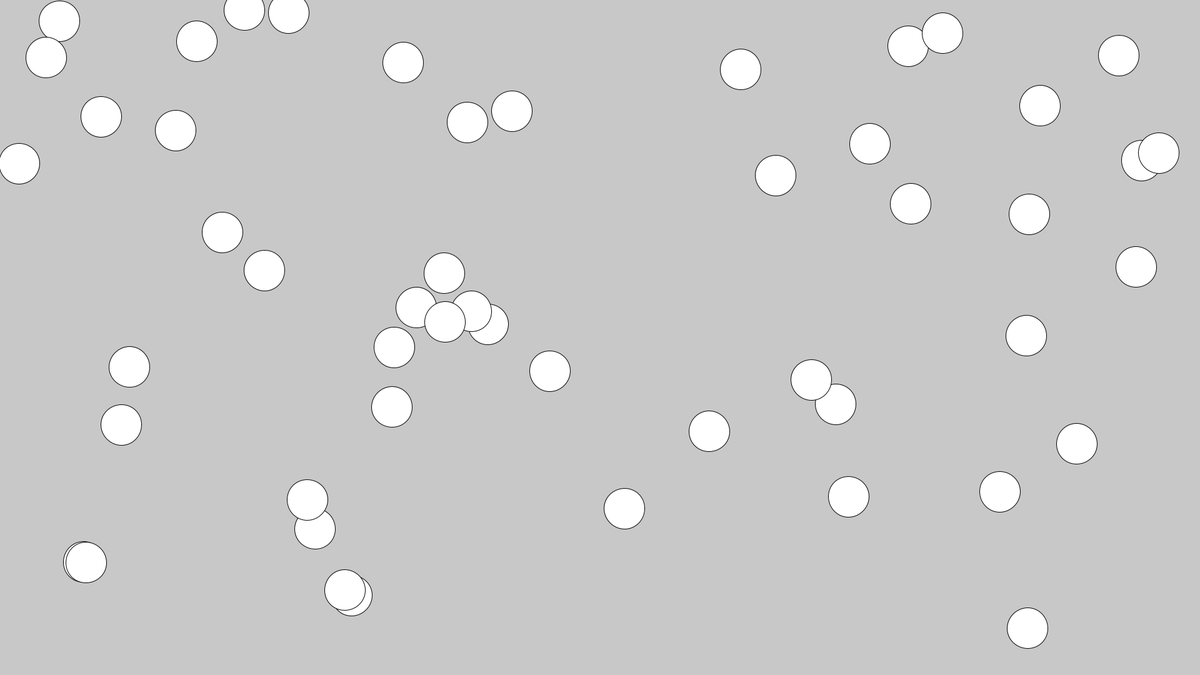
Frame 1 (no input)
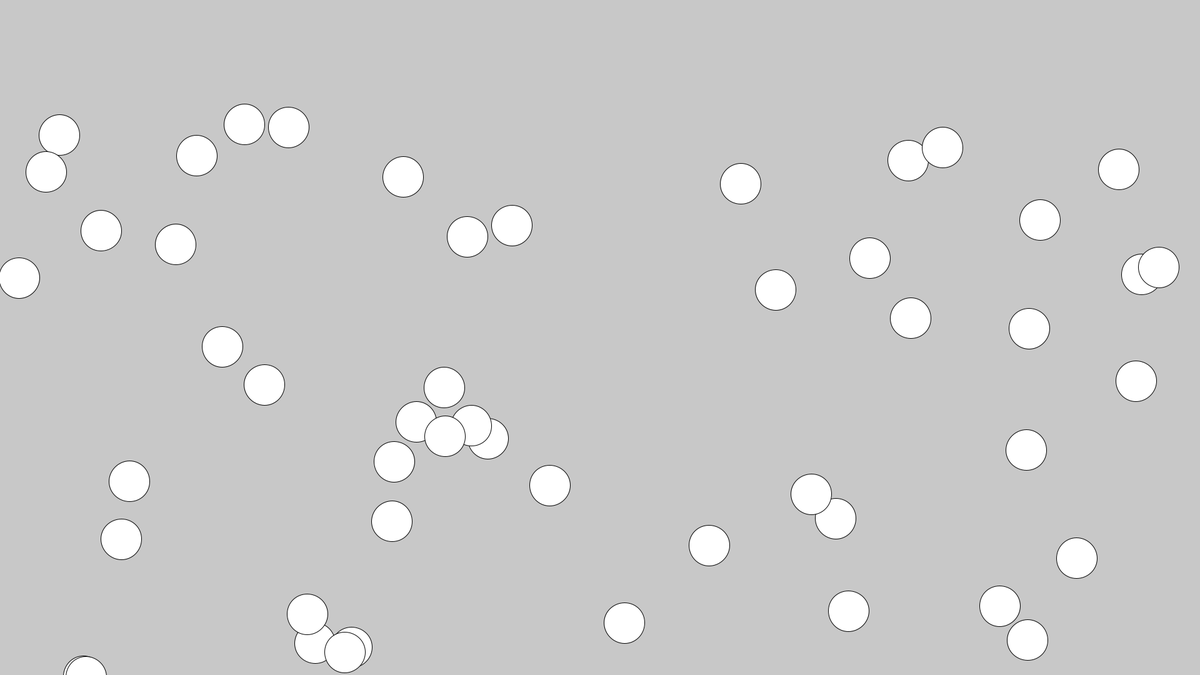
Frame 60 (the mouse pressed at the canvas centre just before this capture)
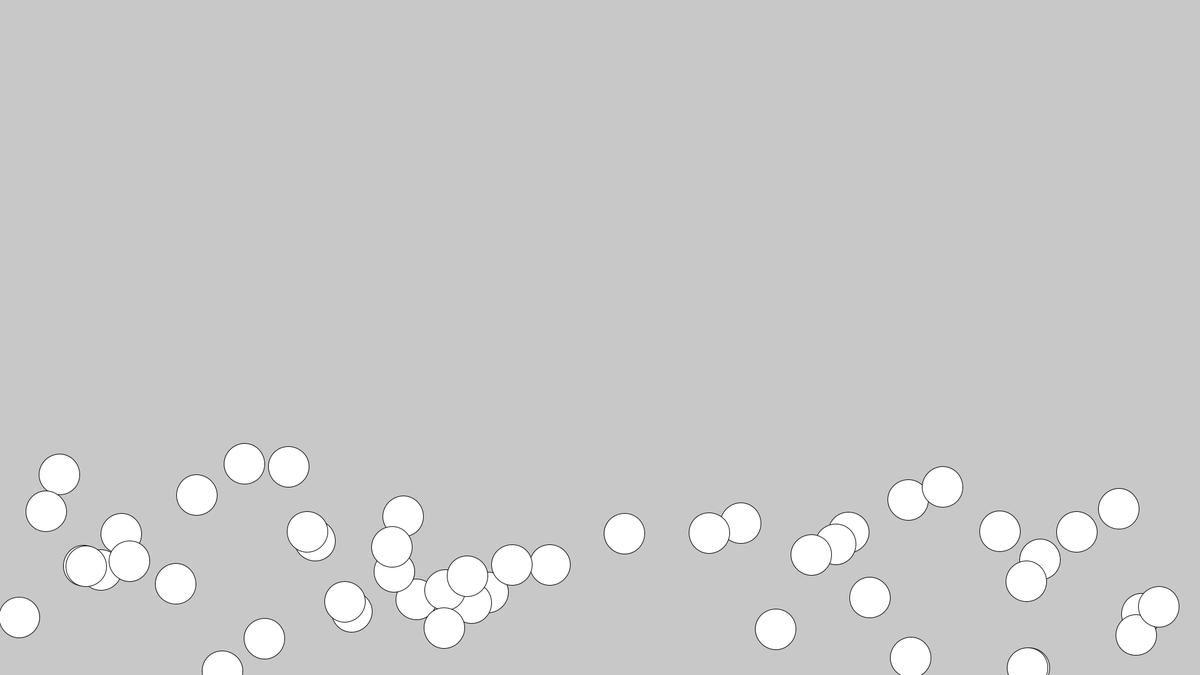
Frame 120 (the mouse held since frame 60 and released just before this capture)

The Processing sketch that drew these frames (run headless with seeded random() and noise(); from frame 60 on, the mouse is pressed at the canvas centre):

// Processing sketch: VectorMovementTest
// ── VectorMovementTest.pde
PVector g, wind;
float SCALE; 

boolean mouseLeft, mouseRight;

Object[] objects = new Object[50];

void setup() {
  size(1920, 1080);
  SCALE = (width+height)/220*0.1;
  g = new PVector(0, 0.1);
  wind = new PVector(0.5, 0);

  for (int i = 0; i < objects.length; i++) {
    objects[i] = new Object(random(width), random(height), 50*SCALE, 50*SCALE);
  }

  mouseLeft = false;
  mouseRight = false;
}

void mousePressed() {
  if (mouseButton == LEFT) {
    mouseLeft = true;
  }
  if (mouseButton == RIGHT) {
    mouseRight = true;
  }
}

void mouseReleased() {
  if (mouseButton == LEFT) {
    mouseLeft = false;
  }
  if (mouseButton == RIGHT) {
    mouseRight = false;
  }
}

void draw() {
  background(200);

  for (Object obj : objects) {
    PVector Fg = new PVector(0, g.y*obj.mass);
    obj.applyForce(Fg);
    if (mouseLeft) obj.applyForce(wind);
    obj.update();
    obj.display();
  }
}

// ── Object_class.pde
class Object {
  PVector pos, vel, acc;
  float w, h;
  float mass;
  float density = 0.5;

  Object(float x, float y, float w, float h) {
    mass = (w*h) * density / 250;
    pos = new PVector(x, y);
    vel = new PVector(0, 0);
    acc = new PVector(0, 0);
    this.w = w;
    this.h = h;
  }

  void applyForce(PVector appliedForce) {
    PVector Fa = appliedForce.copy();
    Fa.div(mass);
    acc.add(Fa);
  }

  void edges() {
    if (pos.x >= width || pos.x <= 0) {
      vel.x *= -1;
    }
    if (pos.y >= height || pos.y <= 0) {
      vel.y *= -1;
    }
  }

  void update() {
    edges();
    vel.add(acc);    
    pos.add(vel);

    acc.mult(0);
  }

  void display() {
    pushMatrix(); 
    {
      translate(pos.x, pos.y);
      ellipse(0, 0, w, h);
    }
    popMatrix();
  }
}
